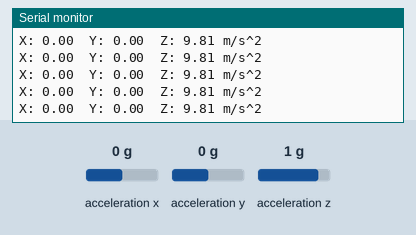
Recording of a sketch running on a simulated Arduino Uno, built with avr-gcc and run on an emulated ATmega328P. On the bench: the last lines printed to the serial monitor. Inputs (shaded band) come from the test bench; at power-on: acceleration x 0 g, acceleration y 0 g, acceleration z 1 g.

Above: at 1.2 s.
1.3 s: acceleration x set to -1.4 g
At 1.34 s:
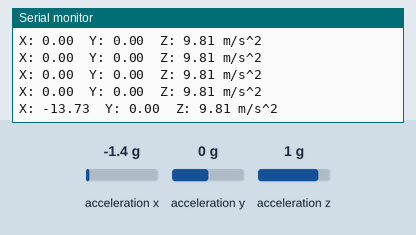
2.8 s: acceleration y set to -1.4 g
At 2.88 s:
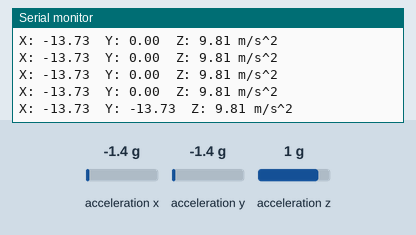
4.3 s: acceleration z set to -1.4 g
At 4.31 s:
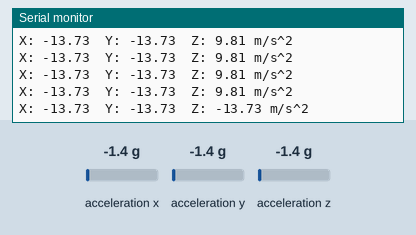

The sketch:

Accelerometer_example.ino
```cpp
#include <Wire.h>
#include <Adafruit_LIS3DH.h>
#include <Adafruit_Sensor.h>

Adafruit_LIS3DH lis = Adafruit_LIS3DH();

void setup(void) {
  Serial.begin(115200);
  if (!lis.begin(0x18)) { //Cambiar 0x18 por 0x19 si es necesario, direcciones mas comunes.
    Serial.println("Could not find LIS3DH accelerometer!");
    while (1);
  }
  Serial.println("LIS3DH found!");

  lis.setRange(LIS3DH_RANGE_2_G);
  Serial.print("Range = "); Serial.print(2); Serial.println("G");
}

void loop(void) {
  sensors_event_t event;
  lis.getEvent(&event);

  Serial.print("X: "); Serial.print(event.acceleration.x); Serial.print("  ");
  Serial.print("Y: "); Serial.print(event.acceleration.y); Serial.print("  ");
  Serial.print("Z: "); Serial.print(event.acceleration.z); Serial.println(" m/s^2");

  delay(100);
}
```

Measured:
- after the input at 1.3 s, the serial monitor: prints a new line at once (image 1)
- after the input at 2.8 s, the serial monitor: prints a new line after 0.07 s (image 2)
- after the input at 4.3 s, the serial monitor: prints a new line at once (image 3)
